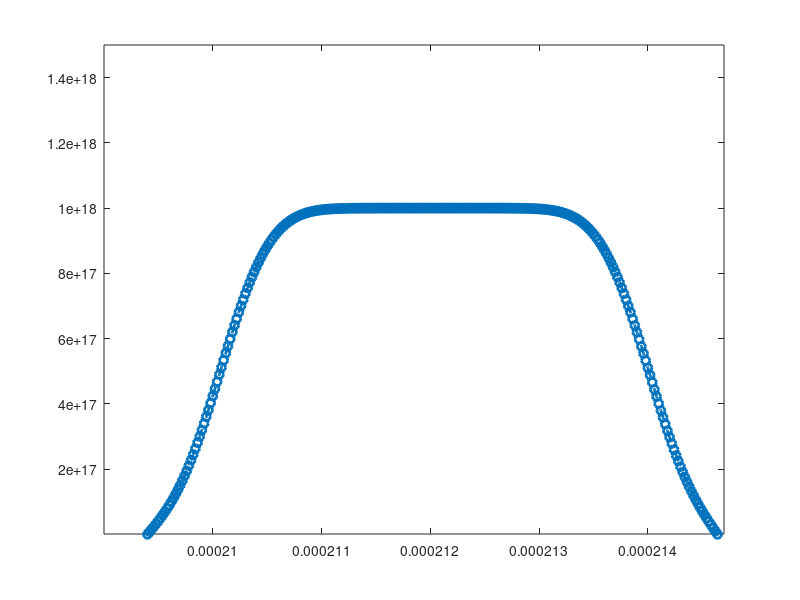

The MATLAB script that drew this image:
clc; 
clear all
D=1.2662e-14; % diffusivity @ 1000 C 
r=1;
s=1;
z=1;
qq=1;e=1;
n=1;% counter
u=(1e15-1e18)/(4.1e-13);

%%%%%%%%%%%%%%%%%%%%%%%%%     x axis  (width)      %%%%%%%%%%%%%%%%%%%%%%%
for b=2.099e-4:2e-8:2.1e-4
    cc(qq)=u*(b-2.12e-4).^2+1e15-u*(2.1e-6)^2;
    qq=qq+1;
end
for b=2.1002e-4:2e-8:2.14e-4
    cc(qq)=1e18;
    qq=qq+1;
end
for b=2.1402e-4:2e-8:2.141e-4
    cc(qq)=u*(b-2.12e-4).^2+1e15-u*(2.1e-6)^2;
    qq=qq+1;
end
for n=1:1:31
    xx(n)=2.1e-4-(2e-8)*(n-1);
end
for n=31:-1:1
    jj(s)=xx(n);
    s=s+1;
end
for n=1:1:232
    jj(s)=2.1e-4+(2e-8)*(n);
    s=s+1;
end
%%%%%%%%%%%%%%%%%%%%%%%%%%%% y axis (concentration) %%%%%%%%%%%%%%%%%%%%%%
for pp=1:1:31
    fc(pp)=0;
end
for pp=32:1:231
    fc(pp)=cc(e);
    e=e+1;
end
for pp=232:1:263
    fc(pp)=0;
end


%%%%%%%%%%%%%%%%%%%%%%%%%%%%%%%%%  Diffusion  %%%%%%%%%%%%%%%%%%%%%%%%%%%%%
for z=1:1:(5/0.001)
    for s=2:1:262
        fc(s)=fc(s)+D*0.001*(fc(s-1)+fc(s+1)-2*fc(s))/((2e-8)^2);%2e-8 cm,0.2nm
    end
end
%%%%%%%%%%%%%%%%%%%%%%%%%%%%%%%%%%%%%%%%%%%%%%%%%%%%%%%%%%%%%%%%%%%%%%%%%%%

plot(jj,fc,'--o','LineWidth',2);
axis([2.09e-4 2.147e-4 1e15 1.5e18]);



